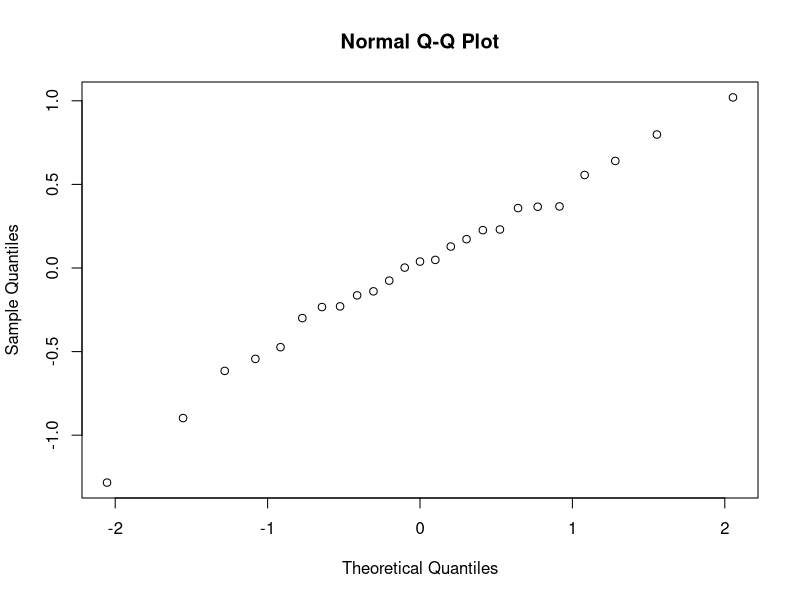
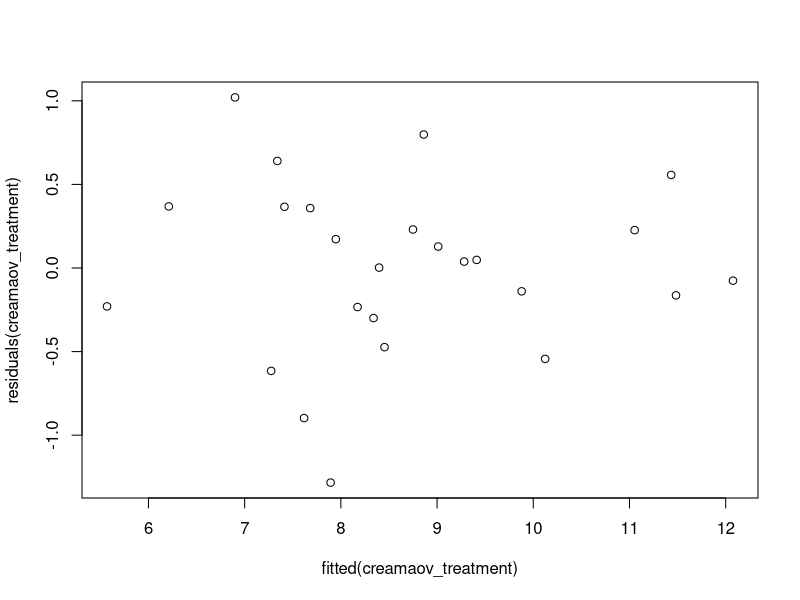
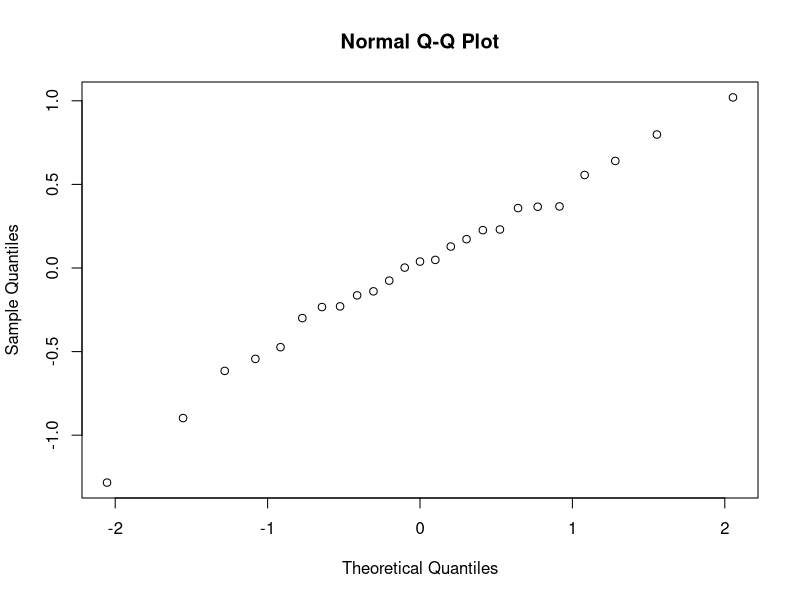
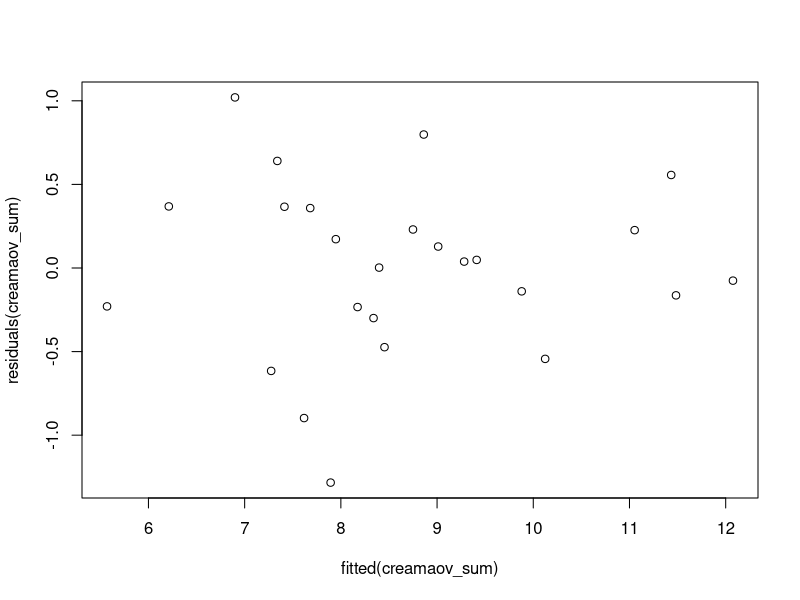
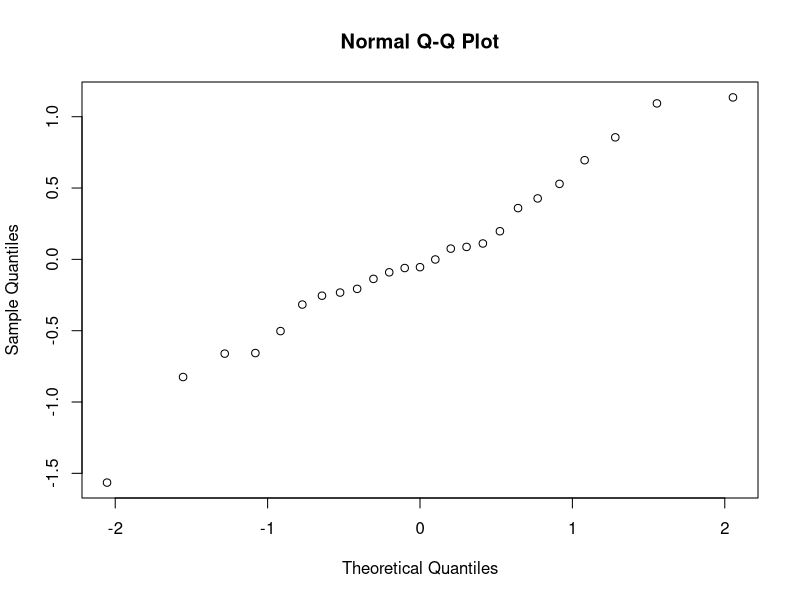
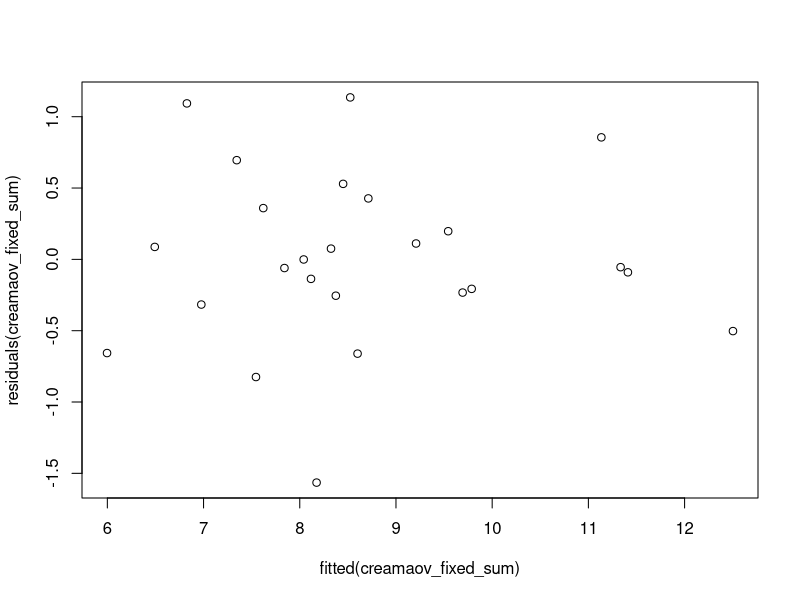
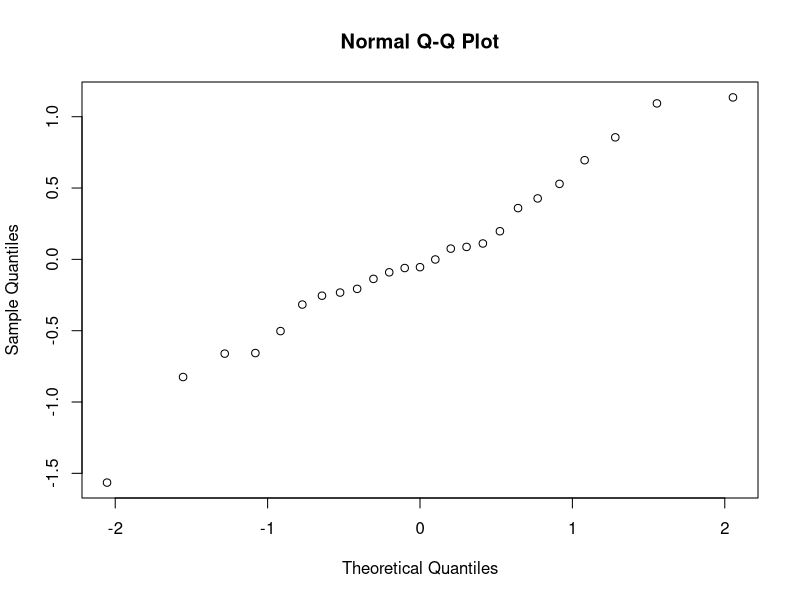
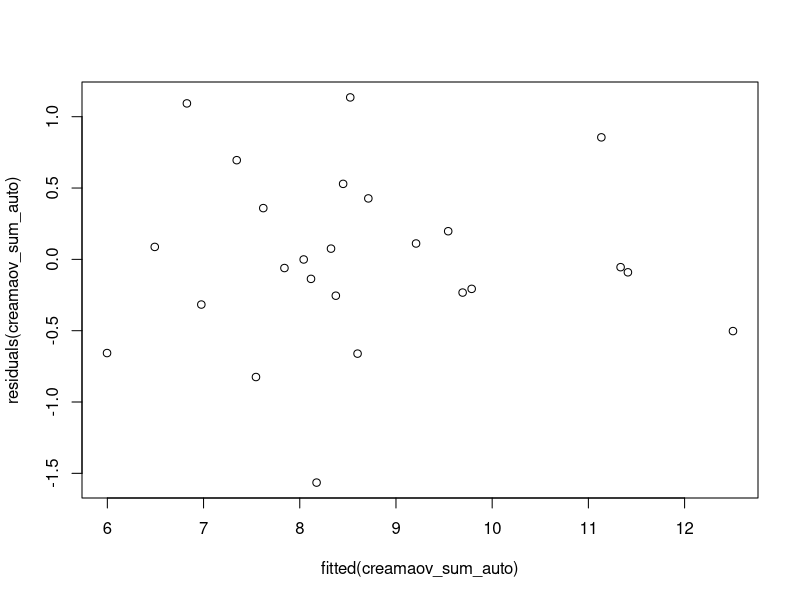

Write R code to recreate these figures, in order.
## ---- chunk 1
data <- read.csv("data/cream.txt", sep="", header=TRUE)
cream_treatment <- data.frame(acidity=data[,1], batch=factor(data[,2]), position=factor(data[,3]), starter=factor(data[,4]))

creamaov_treatment <- lm(acidity ~ batch + position + starter, data=cream_treatment)

# Visual normality check
qqnorm(residuals(creamaov_treatment))
plot(fitted(creamaov_treatment), residuals(creamaov_treatment))

anova(creamaov_treatment)
summary(creamaov_treatment)
## ---- chunk 2
cream_sum <- data.frame(acidity=data[,1], batch=factor(data[,2]), position=factor(data[,3]), starter=factor(data[,4]))
contrasts(cream_sum$batch) <- contr.sum
contrasts(cream_sum$position) <- contr.sum
contrasts(cream_sum$starter) <- contr.sum

creamaov_sum <- lm(acidity ~ batch + position + starter, data=cream_sum)

# Visual normality check, should not be needed as sum parameterization should not change the normality of the data
qqnorm(residuals(creamaov_sum))
plot(fitted(creamaov_sum), residuals(creamaov_sum))

anova(creamaov_sum)
summary(creamaov_sum)
## ---- chunk 3
creamaov_fixed_sum <- lm(acidity ~ starter + batch, data=cream_sum)

# Visual normality check
qqnorm(residuals(creamaov_fixed_sum))
plot(fitted(creamaov_fixed_sum), residuals(creamaov_fixed_sum))

anova(creamaov_fixed_sum)
summary(creamaov_fixed_sum)
## ---- chunk 4
creamaov_sum_auto <- step(creamaov_sum)

# Visual normality check
qqnorm(residuals(creamaov_sum_auto))
plot(fitted(creamaov_sum_auto), residuals(creamaov_sum_auto))

anova(creamaov_sum_auto)
summary(creamaov_sum_auto)
## ---- chunk 5
friedman.test(acidity ~ starter | position, data=cream_sum) # alternative syntax
# friedman.test(cream_sum$acidity, cream_sum$starter, cream_sum$position)
## ---- chunk 6
library(lme4)
mixedaov <- lmer(acidity ~ batch + starter + (1|position), data=cream_sum)

# Visual normality check
qqnorm(residuals(mixedaov))
plot(fitted(mixedaov), residuals(mixedaov))

anova(mixedaov)
summary(mixedaov)
